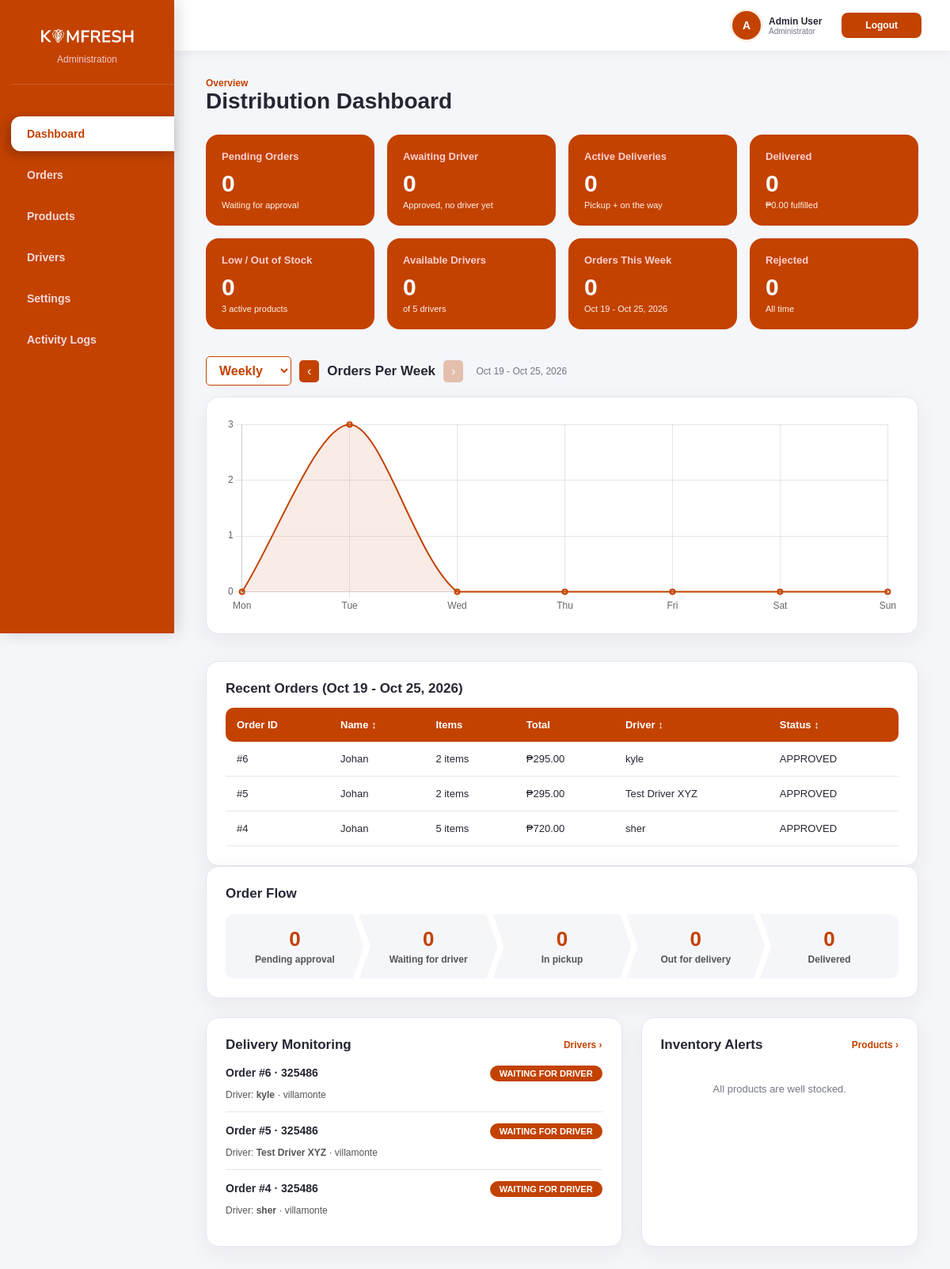
Screenshot of /dashboard.php (signed in) with the database file from the repository.
### tables this page shows
CREATE TABLE `order` (
  `order_id` int NOT NULL AUTO_INCREMENT,
  `retailer_id` int DEFAULT NULL,
  `order_date` datetime DEFAULT CURRENT_TIMESTAMP,
  `total_amount` decimal(10,2) DEFAULT NULL,
  `order_status` varchar(20) DEFAULT 'pending',
  PRIMARY KEY (`order_id`),
  KEY `retailer_id` (`retailer_id`),
  CONSTRAINT `order_ibfk_1` FOREIGN KEY (`retailer_id`) REFERENCES `retailer` (`retailer_id`)
);

CREATE TABLE `retailer` (
  `retailer_id` int NOT NULL AUTO_INCREMENT,
  `name` varchar(100) DEFAULT NULL,
  `email` varchar(100) DEFAULT NULL,
  `phone` varchar(20) DEFAULT NULL,
  `password_hash` varchar(255) DEFAULT NULL,
  `address` text,
  `created_at` datetime DEFAULT CURRENT_TIMESTAMP,
  `customer_code` varchar(10) DEFAULT NULL,
  PRIMARY KEY (`retailer_id`),
  UNIQUE KEY `email` (`email`),
  UNIQUE KEY `customer_code` (`customer_code`)
);

CREATE TABLE `driver` (
  `driver_id` int NOT NULL AUTO_INCREMENT,
  `name` varchar(100) DEFAULT NULL,
  `email` varchar(100) DEFAULT NULL,
  `phone` varchar(20) DEFAULT NULL,
  `password_hash` varchar(255) DEFAULT NULL,
  `license_number` varchar(50) DEFAULT NULL,
  `status` varchar(20) DEFAULT 'available',
  `created_at` datetime DEFAULT CURRENT_TIMESTAMP,
  `account_status` varchar(20) DEFAULT 'approved',
  `rejected_at` datetime DEFAULT NULL,
  PRIMARY KEY (`driver_id`),
  UNIQUE KEY `email` (`email`)
);

### dashboard.php (the view, shortened to what the rows shown need)
<?php
require 'db.php';
$filter_type = isset($_GET['filter']) ? $_GET['filter'] : 'weekly';
$weekOffset = isset($_GET['week']) ? (int)$_GET['week'] : 0;
$currentMonday = strtotime('monday this week');
if ($filter_type == 'daily') {
    $startDate = date('Y-m-d');
    $endDate = $startDate;
    $dateFilter = "DATE(order_date) = '$startDate'";
    $dateLabel = date("M d, Y", strtotime($startDate));
    $chartLabels = ["Today"];
} elseif ($filter_type == 'monthly') {
    $startDate = date('Y-m-01');
    $endDate = date('Y-m-t');
    $dateFilter = "DATE(order_date) BETWEEN '$startDate' AND '$endDate'";
    $dateLabel = date("F Y", strtotime($startDate));
    $chartLabels = ["Week 1", "Week 2", "Week 3", "Week 4", "Week 5"];
} else {
    $startOfWeek = strtotime("$weekOffset week", $currentMonday);
    $endOfWeek = strtotime("+6 days", $startOfWeek);
    $startDate = date('Y-m-d', $startOfWeek);
    $endDate = date('Y-m-d', $endOfWeek);
    $dateFilter = "DATE(order_date) BETWEEN '$startDate' AND '$endDate'";
    $chartLabels = ['Mon', 'Tue', 'Wed', 'Thu', 'Fri', 'Sat', 'Sun'];
}
$orderBy = "o.order_date DESC";
$pending = $conn->query("SELECT COUNT(*) AS c FROM `order` WHERE order_status = 'pending' AND $dateFilter")->fetch_assoc()['c'];
$waiting = $conn->query("SELECT COUNT(*) AS c FROM `order` o LEFT JOIN delivery d ON o.order_id = d.order_id WHERE o.order_status = 'approved' AND d.delivery_id IS NULL AND $dateFilter")->fetch_assoc()['c'];
$active = $conn->query("SELECT COUNT(*) AS c FROM `order` WHERE order_status IN ('waiting_for_pickup', 'in_transit') AND $dateFilter")->fetch_assoc()['c'];
$delivered = $conn->query("SELECT COUNT(*) AS c FROM `order` WHERE order_status = 'delivered' AND $dateFilter")->fetch_assoc()['c'];
$rejected = $conn->query("SELECT COUNT(*) AS c FROM `order` WHERE order_status = 'rejected' AND $dateFilter")->fetch_assoc()['c'];
$ordersThisPeriod = $pending + $waiting + $active + $delivered + $rejected;
$chartData = [];
if ($filter_type == 'daily') {
    $chartData[] = $ordersThisPeriod;
} else {
    for ($i = 0; $i < 7; $i++) {
        $date = date('Y-m-d', strtotime("+$i days", $startOfWeek));
        $count = $conn->query("SELECT COUNT(*) AS c FROM `order` WHERE DATE(order_date) = '$date'")->fetch_assoc()['c'];
        $chartData[] = $count;
    }
}
$activeDeliveries = $conn->query("
    SELECT o.order_id, r.customer_code, r.address, o.order_status, dr.name AS driver_name
    FROM `order` o
    LEFT JOIN retailer r ON o.retailer_id = r.retailer_id
    LEFT JOIN delivery d ON o.order_id = d.order_id
    LEFT JOIN driver dr ON d.driver_id = dr.driver_id
    WHERE o.order_status IN ('approved', 'waiting_for_pickup', 'in_transit') AND $dateFilter
    ORDER BY o.order_date DESC LIMIT 5
");
$recentOrders = $conn->query("
    SELECT o.order_id, r.name AS retailer_name, o.order_status, o.total_amount, dr.name AS driver_name,
    (SELECT SUM(quantity) FROM order_item WHERE order_id = o.order_id) as total_items
    FROM `order` o
    LEFT JOIN retailer r ON o.retailer_id = r.retailer_id
    LEFT JOIN delivery d ON o.order_id = d.order_id
    LEFT JOIN driver dr ON d.driver_id = dr.driver_id
    WHERE $dateFilter
    ORDER BY $orderBy
    LIMIT 6
");
?>
<!DOCTYPE html>
<html lang="en">
<head>
    <link rel="stylesheet" href="css/theme.css">
    <link rel="stylesheet" href="css/dashboard.css">
    <link rel="stylesheet" href="css/flow.css">
</head>
<body>
    <div class="dashboard-layout">
        <div class="main-area">
            <main class="main-content">
                <h1>Distribution Dashboard</h1>
                <section class="table-section">
                    <div class="table-responsive">
                        <table>
                            <thead>
                                <tr>
                                    <th>Order ID</th>
                                    <th><a href="?filter=<?php echo $filter_type; ?>&sort=retailer_asc" style="text-decoration:none; color:inherit;">Name ↕</a></th>
                                    <th>Items</th>
                                    <th>Total</th>
                                    <th><a href="?filter=<?php echo $filter_type; ?>&sort=driver_asc" style="text-decoration:none; color:inherit;">Driver ↕</a></th>
                                    <th><a href="?filter=<?php echo $filter_type; ?>&sort=status_asc" style="text-decoration:none; color:inherit;">Status ↕</a></th>
                                </tr>
                            </thead>
                            <tbody>
                                <?php
                                if ($recentOrders->num_rows > 0) {
                                    while($row = $recentOrders->fetch_assoc()) {
                                        $driver = $row['driver_name'] ? htmlspecialchars($row['driver_name']) : '-';
                                        echo "<tr>";
                                        echo "<td><span class='order-no'>#" . $row["order_id"] . "</span></td>";
                                        echo "<td>" . htmlspecialchars($row["retailer_name"]) . "</td>";
                                        echo "<td>" . ($row["total_items"] ?? 0) . " items</td>";
                                        echo "<td>₱" . number_format($row["total_amount"], 2) . "</td>";
                                        echo "<td>" . $driver . "</td>";
                                        echo "<td><span class='status-pill " . strtolower($row["order_status"]) . "'>" . strtoupper($row["order_status"]) . "</span></td>";
                                        echo "</tr>";
                                    }
                                } else {
                                    echo "<tr><td colspan='6' style='text-align:center;'>No orders found for this period.</td></tr>";
                                }
                                ?>
                            </tbody>
                        </table>
                    </div>
                </section>
                <section class="two-col">
                    <div class="panel">
                        <div id="deliveryList">
                            <?php
                            if ($activeDeliveries->num_rows > 0) {
                                while($row = $activeDeliveries->fetch_assoc()) {
                                    $statusLabel = strtoupper(str_replace('_', ' ', $row['order_status']));
                                    if ($row['order_status'] == 'approved') $statusLabel = 'WAITING FOR DRIVER';
                                    $driver = $row['driver_name'] ? htmlspecialchars($row['driver_name']) : 'No driver assigned';
                                    echo "<div class='delivery'>";
                                    echo "<div class='delivery-top'>";
                                    echo "<div><strong>Order #" . $row['order_id'] . " &middot; " . htmlspecialchars($row['customer_code']) . "</strong></div>";
                                    echo "<span class='status " . $row['order_status'] . "'>" . $statusLabel . "</span>";
                                    echo "</div>";
                                    echo "<p class='delivery-driver'>Driver: <strong>" . $driver . "</strong> &middot; " . htmlspecialchars($row['address']) . "</p>";
                                    echo "</div>";
                                }
                            } else {
                                echo "<p class='empty-note'>No deliveries in progress.</p>";
                            }
                            ?>
                        </div>
                    </div>
                </section>
            </main>
        </div>
    </div>
    <script>
        const ctx = document.getElementById('ordersChart').getContext('2d');
        const chartData = <?php echo json_encode($chartData); ?>;
        const chartLabels = <?php echo json_encode($chartLabels); ?>;
        new Chart(ctx, {
            type: 'line',
            data: {
                labels: chartLabels,
                datasets: [{
                    label: 'Orders',
                    data: chartData,
                    borderColor: '#C34200',
                    backgroundColor: 'rgba(195, 66, 0, 0.1)',
                    borderWidth: 2,
                    fill: true,
                    tension: 0.3
                }]
            },
            options: {
                responsive: true,
                maintainAspectRatio: false,
                plugins: { legend: { display: false } },
                scales: {
                    y: {
                        beginAtZero: true,
                        ticks: {
                            precision: 0,
                            font: { size: 12, family: 'Nunito Sans, Arial' }
                        }
                    },
                    x: {
                        ticks: {
                            font: { size: 12, family: 'Nunito Sans, Arial' }
                        }
                    }
                }
            }
        });
    </script>
</body>
</html>

### rows the page displays
order: order_id "6", retailer.name "Johan", total_items "2", total_amount "295.00", driver "kyle", order_status "APPROVED", retailer.customer_code "325486", order_status "WAITING FOR DRIVER", driver.name "kyle", retailer.address "villamonte"
order: order_id "5", retailer.name "Johan", total_items "2", total_amount "295.00", driver "Test Driver XYZ", order_status "APPROVED", retailer.customer_code "325486", order_status "WAITING FOR DRIVER", driver.name "Test Driver XYZ", retailer.address "villamonte"
order: order_id "4", retailer.name "Johan", total_items "5", total_amount "720.00", driver "sher", order_status "APPROVED", retailer.customer_code "325486", order_status "WAITING FOR DRIVER", driver.name "sher", retailer.address "villamonte"

### other values shown
$_SESSION['admin_name'] "Admin User"
$pending "0"
$waiting "0"
$active "0"
$delivered "0"
$revenue "0.00"
$lowStock "0"
$totalProducts "3"
$availableDrivers "0"
$totalDrivers "5"
rtrim($filter_type, 'ly') "Week"
$ordersThisPeriod "0"
$rejected "0"
chart data {{ json_encode($chartData) }} ["0","3","0","0","0","0","0"]
chart data {{ json_encode($chartLabels) }} ["Mon","Tue","Wed","Thu","Fri","Sat","Sun"]
